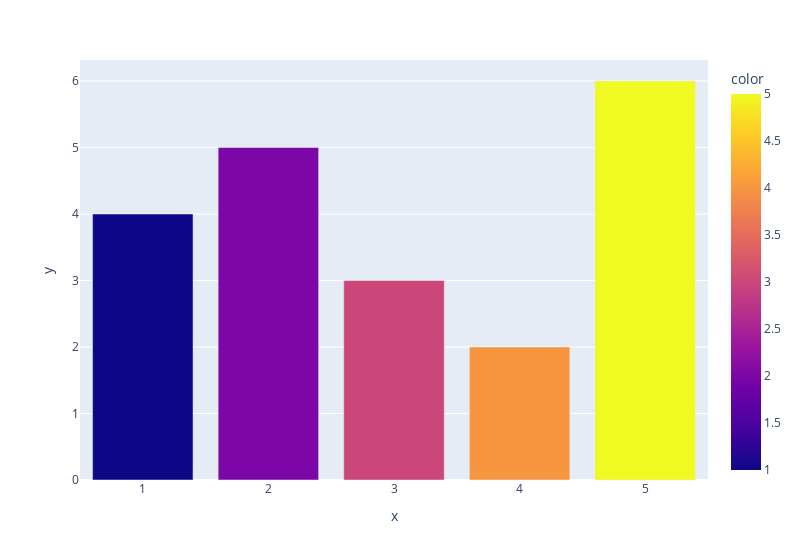

The cell this chart's notebook holds for it:
### Markdown cell above
## Simple Bar Chart

### Code cell
# Creating the Figure instance
fig_b = px.bar(x=x, y=y, color=x, width=800)
# showing the plot
fig_b.show()

### Figure 1 — Plotly figure (JSON) as saved in the notebook; plotly's stock layout.template omitted (floating-point values rounded to 4 significant figures)
{"data": [{"alignmentgroup": "True", "hovertemplate": "x=%{x}<br>y=%{y}<br>color=%{marker.color}<extra></extra>", "legendgroup": "", "marker": {"color": [1, 2, 3, 4, 5], "coloraxis": "coloraxis", "pattern": {"shape": ""}}, "name": "", "offsetgroup": "", "orientation": "v", "showlegend": false, "textposition": "auto", "type": "bar", "x": [1, 2, 3, 4, 5], "xaxis": "x", "y": [4, 5, 3, 2, 6], "yaxis": "y"}], "layout": {"barmode": "relative", "coloraxis": {"colorbar": {"title": {"text": "color"}}, "colorscale": [[0, "#0d0887"], [0.1111, "#46039f"], [0.2222, "#7201a8"], [0.3333, "#9c179e"], [0.4444, "#bd3786"], [0.5556, "#d8576b"], [0.6667, "#ed7953"], [0.7778, "#fb9f3a"], [0.8889, "#fdca26"], [1, "#f0f921"]]}, "legend": {"tracegroupgap": 0}, "margin": {"t": 60}, "width": 800, "xaxis": {"anchor": "y", "domain": [0, 1], "title": {"text": "x"}}, "yaxis": {"anchor": "x", "domain": [0, 1], "title": {"text": "y"}}}}
